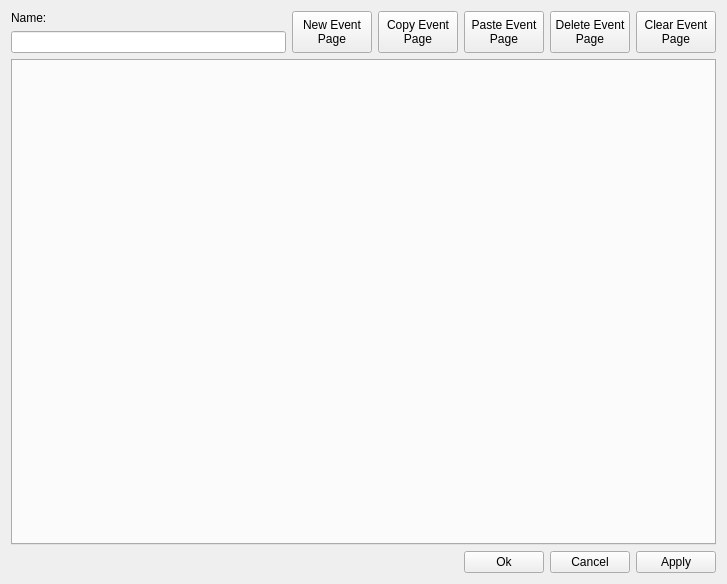
<?xml version="1.0" encoding="UTF-8"?>
<ui version="4.0">
 <class>EventDialog</class>
 <widget class="QWidget" name="EventDialog">
  <property name="windowModality">
   <enum>Qt::ApplicationModal</enum>
  </property>
  <property name="geometry">
   <rect>
    <x>0</x>
    <y>0</y>
    <width>727</width>
    <height>584</height>
   </rect>
  </property>
  <property name="windowTitle">
   <string>YaRXP - Event</string>
  </property>
  <layout class="QGridLayout" name="gridLayout_2">
   <item row="0" column="0">
    <layout class="QVBoxLayout" name="verticalLayout">
     <item>
      <layout class="QGridLayout" name="gridLayout">
       <item row="0" column="5" rowspan="2">
        <widget class="QPushButton" name="button_clear">
         <property name="sizePolicy">
          <sizepolicy hsizetype="Minimum" vsizetype="Minimum">
           <horstretch>0</horstretch>
           <verstretch>0</verstretch>
          </sizepolicy>
         </property>
         <property name="text">
          <string>Clear Event
Page</string>
         </property>
        </widget>
       </item>
       <item row="2" column="0" colspan="6">
        <widget class="QTabWidget" name="tab_widget">
         <property name="sizePolicy">
          <sizepolicy hsizetype="Expanding" vsizetype="Minimum">
           <horstretch>0</horstretch>
           <verstretch>0</verstretch>
          </sizepolicy>
         </property>
         <property name="currentIndex">
          <number>-1</number>
         </property>
         <property name="movable">
          <bool>true</bool>
         </property>
        </widget>
       </item>
       <item row="1" column="0">
        <widget class="QLineEdit" name="line_name">
         <property name="sizePolicy">
          <sizepolicy hsizetype="Expanding" vsizetype="Minimum">
           <horstretch>0</horstretch>
           <verstretch>0</verstretch>
          </sizepolicy>
         </property>
        </widget>
       </item>
       <item row="0" column="1" rowspan="2">
        <widget class="QPushButton" name="button_new">
         <property name="sizePolicy">
          <sizepolicy hsizetype="Minimum" vsizetype="Minimum">
           <horstretch>0</horstretch>
           <verstretch>0</verstretch>
          </sizepolicy>
         </property>
         <property name="text">
          <string>New Event
Page</string>
         </property>
        </widget>
       </item>
       <item row="0" column="2" rowspan="2">
        <widget class="QPushButton" name="button_copy">
         <property name="sizePolicy">
          <sizepolicy hsizetype="Minimum" vsizetype="Minimum">
           <horstretch>0</horstretch>
           <verstretch>0</verstretch>
          </sizepolicy>
         </property>
         <property name="text">
          <string>Copy Event
Page</string>
         </property>
        </widget>
       </item>
       <item row="2" column="6">
        <spacer name="verticalSpacer_2">
         <property name="orientation">
          <enum>Qt::Vertical</enum>
         </property>
         <property name="sizeHint" stdset="0">
          <size>
           <width>0</width>
           <height>40</height>
          </size>
         </property>
        </spacer>
       </item>
       <item row="0" column="4" rowspan="2">
        <widget class="QPushButton" name="button_delete">
         <property name="sizePolicy">
          <sizepolicy hsizetype="Minimum" vsizetype="Minimum">
           <horstretch>0</horstretch>
           <verstretch>0</verstretch>
          </sizepolicy>
         </property>
         <property name="text">
          <string>Delete Event
Page</string>
         </property>
        </widget>
       </item>
       <item row="3" column="1" colspan="5">
        <layout class="QGridLayout" name="gridLayout_3">
         <item row="0" column="1">
          <widget class="QPushButton" name="button_ok">
           <property name="text">
            <string>Ok</string>
           </property>
          </widget>
         </item>
         <item row="0" column="2">
          <widget class="QPushButton" name="button_cancel">
           <property name="text">
            <string>Cancel</string>
           </property>
          </widget>
         </item>
         <item row="0" column="3">
          <widget class="QPushButton" name="button_apply">
           <property name="text">
            <string>Apply</string>
           </property>
          </widget>
         </item>
         <item row="0" column="0">
          <spacer name="horizontalSpacer">
           <property name="orientation">
            <enum>Qt::Horizontal</enum>
           </property>
           <property name="sizeHint" stdset="0">
            <size>
             <width>40</width>
             <height>20</height>
            </size>
           </property>
          </spacer>
         </item>
        </layout>
       </item>
       <item row="0" column="3" rowspan="2">
        <widget class="QPushButton" name="button_paste">
         <property name="sizePolicy">
          <sizepolicy hsizetype="Minimum" vsizetype="Minimum">
           <horstretch>0</horstretch>
           <verstretch>0</verstretch>
          </sizepolicy>
         </property>
         <property name="text">
          <string>Paste Event
Page</string>
         </property>
        </widget>
       </item>
       <item row="0" column="0">
        <widget class="QLabel" name="label">
         <property name="sizePolicy">
          <sizepolicy hsizetype="Preferred" vsizetype="Minimum">
           <horstretch>0</horstretch>
           <verstretch>0</verstretch>
          </sizepolicy>
         </property>
         <property name="text">
          <string>Name:</string>
         </property>
        </widget>
       </item>
      </layout>
     </item>
    </layout>
   </item>
  </layout>
 </widget>
 <resources/>
 <connections/>
</ui>
